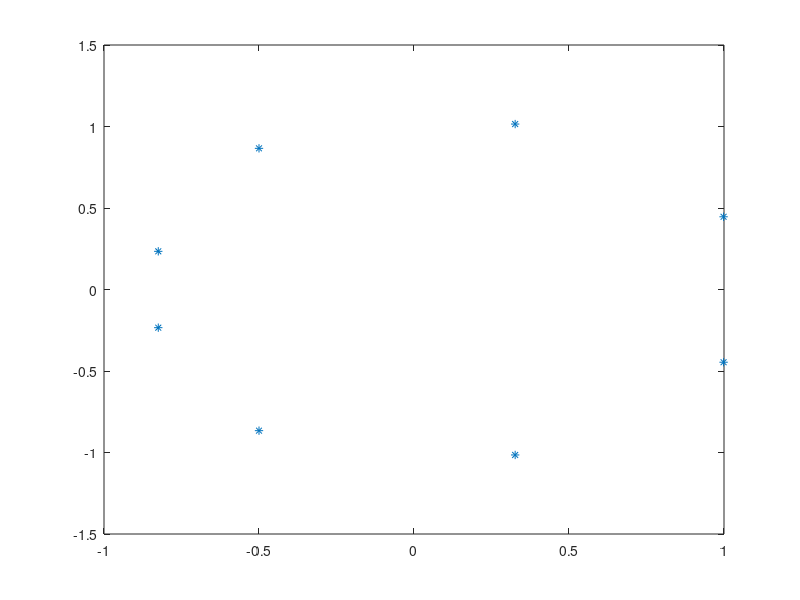

Recreate this plot in MATLAB.
p = [1,0,0,0,0,0,0,1,1]
racines = roots(p)

plot(racines,'*')	% Le * est pour que les points soient des petites étoiles.
print -dps exo31.ps
